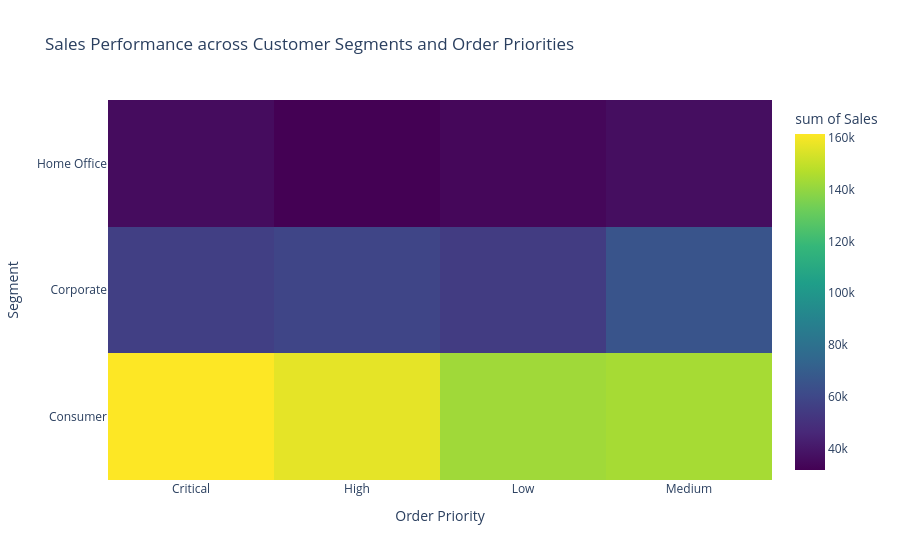

This figure's notebook cell:
### Markdown cell above
<h2 style="background: linear-gradient(90deg, #0F172A, #1E3A8A); color: yellow; padding: 12px 18px; border-radius: 6px; font-family: sans-serif; margin-top: 0;">
    Sales Distribution by Segment and order Priority (Heatmap)
    </h2>

### Code cell
import plotly.express as px

# Segment, order priority
priority_sales = df_clean.groupby(['Segment', 'Order Priority'])['Sales'].sum().reset_index()

fig = px.density_heatmap(priority_sales, 
                         x='Order Priority', 
                         y='Segment', 
                         z='Sales',
                         title='Sales Performance across Customer Segments and Order Priorities',
                         color_continuous_scale='Viridis')
fig.show()

### Figure 1 — Plotly figure (JSON) as saved in the notebook; plotly's stock layout.template omitted (floating-point values rounded to 4 significant figures)
{"data": [{"coloraxis": "coloraxis", "histfunc": "sum", "hovertemplate": "Order Priority=%{x}<br>Segment=%{y}<br>sum of Sales=%{z}<extra></extra>", "name": "", "type": "histogram2d", "x": ["Critical", "High", "Low", "Medium", "Critical", "High", "Low", "Medium", "Critical", "High", "Low", "Medium"], "xaxis": "x", "xbingroup": "x", "y": ["Consumer", "Consumer", "Consumer", "Consumer", "Corporate", "Corporate", "Corporate", "Corporate", "Home Office", "Home Office", "Home Office", "Home Office"], "yaxis": "y", "ybingroup": "y", "z": [161500.0, 156600.0, 142700.0, 144100.0, 56160.0, 58810.0, 54780.0, 65740.0, 35870.0, 31730.0, 34000.0, 36680.0]}], "layout": {"coloraxis": {"colorbar": {"title": {"text": "sum of Sales"}}, "colorscale": [[0, "#440154"], [0.1111, "#482878"], [0.2222, "#3e4989"], [0.3333, "#31688e"], [0.4444, "#26828e"], [0.5556, "#1f9e89"], [0.6667, "#35b779"], [0.7778, "#6ece58"], [0.8889, "#b5de2b"], [1, "#fde725"]]}, "legend": {"tracegroupgap": 0}, "title": {"text": "Sales Performance across Customer Segments and Order Priorities"}, "xaxis": {"anchor": "y", "domain": [0, 1], "title": {"text": "Order Priority"}}, "yaxis": {"anchor": "x", "domain": [0, 1], "title": {"text": "Segment"}}}}
